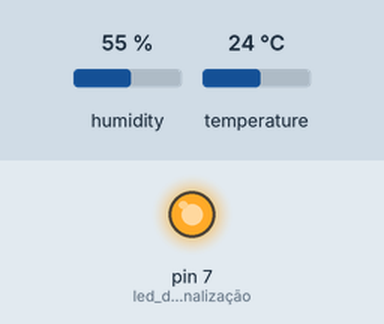
The sketch below on a simulated Arduino Leonardo, built with avr-gcc and run on an emulated ATmega32U4. Shown: output pins drawn as LEDs (lit = HIGH). Inputs (shaded band) come from the test bench; at power-on: humidity 55 %, temperature 24 °C. The local clock reads 2024-03-15 10:24:30 at power-on unless the sketch sets it; storage starts empty.

Above: at 0.2 s.
At 5.6 s:
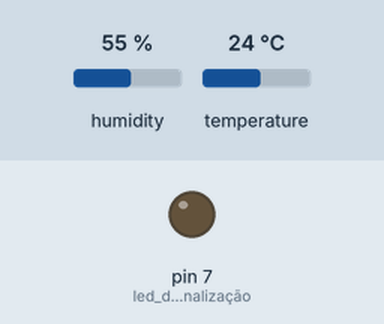
Timing chart, 0 to 13.9 s (numbered marks = the images above):
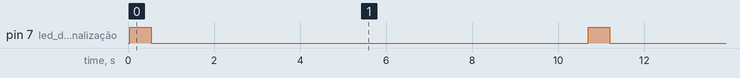

The sketch:

C_digo_Pronto_cm_Led.ino
```cpp
#include <SPI.h> //cartão
#include <SD.h>  //cartão
#include <DHT.h>
#include <RTClib.h> //RTC relógio

//definir pino DHT
#define DHTPIN A0

//descomente qualquer tipo que você estiver usando
#define DHTTYPE DHT11   // DHT 11
//#define DHTTYPE DHT22   // DHT 22 (AM2302)
//#define DHTTYPE DHT21   // DHT 21 (AM2301)

// inicialize o sensor DHT para Arduino normal de 16 mhz
DHT dht(DHTPIN, DHTTYPE);

// mude isso para combinar com seu escudo ou módulo SD;
// Blindagem e módulos Arduino Ethernet: pino 4
// Blocos e módulos SD do log de dados: pino 10
// Blindagem Sparkfun SD: pino 8
const int chipSelect = 4;

// Crie um arquivo para armazenar os dados
File myFile;

int erros = 0;

// RTC
RTC_DS1307 rtc;

void setup() {
  pinMode (7, OUTPUT); //led de sinalização

  //inicializando o sensor DHT
  dht.begin();

  //inicializando o monitor serial
  //Serial.begin(9600);

  // configuração para o RTC
  while(!Serial); //para Leonardo/Micro/ Zero
    if(! rtc.begin()) {
      digitalWrite (7,HIGH); //Led piscado quando grava
      delay(100);
      digitalWrite(7,LOW);
      delay(100);
      digitalWrite (7,HIGH); //Led piscado quando grava
      delay(100);
      digitalWrite(7,LOW);
      erros = 1;
      //Serial.println("Não foi possível encontrar o RTC");
      while (1);
    }
    else {
      // A linha a seguir define o RTC para a data e hora em que este esboço foi compilado
      rtc.adjust(DateTime(F(__DATE__), F(__TIME__)));
    }
    if(! rtc.isrunning()) {
      digitalWrite (7,HIGH); //Led piscado quando grava
      delay(100);
      digitalWrite(7,LOW);
      delay(100);
      digitalWrite (7,HIGH); //Led piscado quando grava
      delay(100);
      digitalWrite(7,LOW);
      erros = 1;
      //Serial.println("O RTC NÃO está sendo executado!");
    }

  //configuração para o cartão SD
  //Serial.print("Inicializando o SD Card...");

  if(!SD.begin(chipSelect)) {
    digitalWrite (7,HIGH); //Led piscado quando grava
    delay(100);
    digitalWrite(7,LOW);
    delay(100);
    digitalWrite (7,HIGH); //Led piscado quando grava
    delay(100);
    digitalWrite(7,LOW);
    erros = 1;
    //Serial.println("falha na inicialização!");
    return;
  }
  //Serial.println("inicialização feita.");

  //abrir arquivo
  myFile=SD.open("DATA.csv", FILE_WRITE);

  // se o arquivo foi aberto, escreva para ele:
  if (myFile) {
    //Serial.println("Arquivo aberto ok");
    // imprima os títulos dos nossos dados
    myFile.println("");
    myFile.println("Data;Hora;Temperatura;Umidade");
  }
  myFile.close();
}

void loggingTime() {
  DateTime now = rtc.now();
  if (!rtc.isrunning() || !rtc.begin()){
    erros = 1;
  }

  myFile = SD.open("DATA.csv", FILE_WRITE);
  if (myFile) {
    myFile.print(now.year(), DEC);
    myFile.print('/');
    myFile.print(now.month(), DEC);
    myFile.print('/');
    myFile.print(now.day(), DEC);
    myFile.print(';');
    myFile.print(now.hour(), DEC);
    myFile.print(':');
    myFile.print(now.minute(), DEC);
    myFile.print(':');
    myFile.print(now.second(), DEC);
    myFile.print(";");
  }
  /*
  Serial.print(now.year(), DEC);
  Serial.print('/');
  Serial.print(now.month(), DEC);
  Serial.print('/');
  Serial.println(now.day(), DEC);
  Serial.print(now.hour(), DEC);
  Serial.print(':');
  Serial.print(now.minute(), DEC);
  Serial.print(':');
  Serial.println(now.second(), DEC);
  */
  myFile.close();
  delay(100);
}

void loggingTemperature() {
  //A leitura da temperatura ou umidade leva cerca de 250 milissegundos!
  //As leituras do sensor também podem ter até 2 segundos de idade (é um sensor muito lento)
  //Ler temperatura como Celsius
  float t = dht.readTemperature();
  //Leia a temperatura como Fahrenheit
  //float f = dht.readTemperature(true);

  //Verifique se alguma leitura falhou e saia mais cedo (para tentar novamente).
  if  (isnan(t) /*|| isnan(f)*/) {
    //Serial.println("Falha ao ler o sensor DHT!");
    digitalWrite (7,HIGH); //Led piscado quando grava
    delay(100);
    digitalWrite(7,LOW);
    delay(100);
    digitalWrite (7,HIGH); //Led piscado quando grava
    delay(100);
    digitalWrite(7,LOW);
    erros = 1;
    return;
  }

  //fins de depuração
  //Serial.print("Temperatura: ");
  //Serial.print(t);
  //Serial.println(" *C");
  //Serial.print(f);
  //Serial.println(" *F\t");

  myFile = SD.open("DATA.csv", FILE_WRITE);
  if (myFile) {
    myFile.print(t);
    myFile.print(";");
  }
  myFile.close();
}


//Umidade

void loggingHumidity() {
  //A leitura da temperatura ou umidade leva cerca de 250 milissegundos!
  //As leituras do sensor também podem ter até 2 segundos de idade (é um sensor muito lento)
  //Ler temperatura como Celsius
  float h = dht.readHumidity();
  //Leia a temperatura como Fahrenheit
  //float f = dht.readTemperature(true);

  //Verifique se alguma leitura falhou e saia mais cedo (para tentar novamente).
  if  (isnan(h) /*|| isnan(f)*/) {
    digitalWrite (7,HIGH); //Led piscado quando grava
    delay(100);
    digitalWrite(7,LOW);
    delay(100);
    digitalWrite (7,HIGH); //Led piscado quando grava
    delay(100);
    digitalWrite(7,LOW);
    erros = 1;
    //Serial.println("Falha ao ler o sensor DHT!");
    return;
  }

  //fins de depuração
  //Serial.print("Umidade: ");
  //Serial.print(h);
  //Serial.println(" % ");
  //Serial.print(f);
  //Serial.println(" *F\t");

  myFile = SD.open("DATA.csv", FILE_WRITE);
  if (myFile) {
    myFile.print(h);
    myFile.println("");
  }
  myFile.close();
}


void loop() {
  if (erros == 1) {
    digitalWrite (7,HIGH); //Led piscado quando grava
    delay(100);
    digitalWrite(7,LOW);
    delay(100);
    digitalWrite (7,HIGH); //Led piscado quando grava
    delay(100);
    digitalWrite(7,LOW);
  } else {
    digitalWrite (7,HIGH); //Led piscado quando grava
    delay(500);
    digitalWrite(7,LOW);
  }
  loggingTime();
  loggingTemperature();
  loggingHumidity();
  //Serial.println("------------------");
  delay(10000);
}
```

Measured:
- by itself, pin 7 (led_de_sinalização): alternates HIGH for 0.50 s and LOW for 10.2 s
